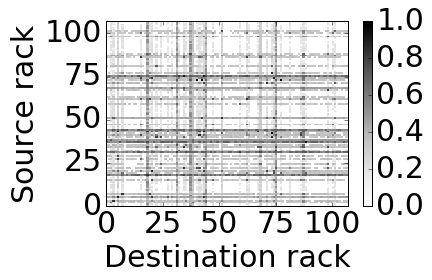
#> input picture microsoft/cluster-1.png, 432 x 280 px
$ jupyter execute cluster-1.ipynb
#> lines starting #> are read from the running program, lines starting #| are printed output that depends on the picture
[cell 1]
from PIL import Image
import numpy as np
import matplotlib.pyplot as plt

## Cluster 1: 107 racks

[cell 2]
exponent = 3
size_unit = 10

[cell 3]
im = Image.open('cluster-1.png').convert('L')  # RGB to gray scale
im

[cell 4]
im.mode, im.size
#> Out = ('L', (432, 280))

[cell 5]
left   = 107
top    = 22
right  = 348
bottom = 206
im = im.crop((left, top, right, bottom))
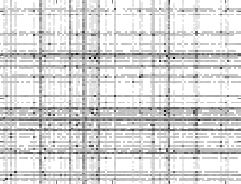
#> im: PIL image 241x184 L; min 0, max 255, mean 216.5
im

[cell 6]
im = im.resize((107, 107))   # there are approximately 107 nodes
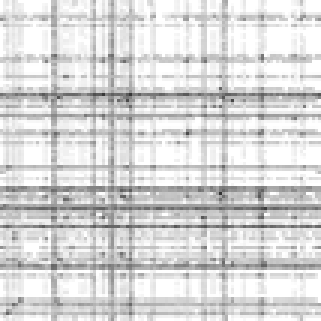
#> im: PIL image 107x107 L (shown 3 times larger); min 50, max 255, mean 216.2
im

[cell 7]
im_array = np.array(im.getdata()).reshape((107, 107))
im_array[20][::10]
#> Out = [202, 226, 205, 182, 144, 232, 207, 220, 201, 225, 197]

[cell 8]
im_array = (255-im_array)/255    # scale to [0, 1]
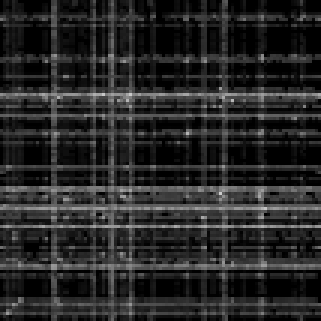
#> im_array: shape (107, 107) float64 (shown 3 times larger); min 0, max 0.804, mean 0.152
im_array = im_array*exponent     # scale to [0, max_packet]
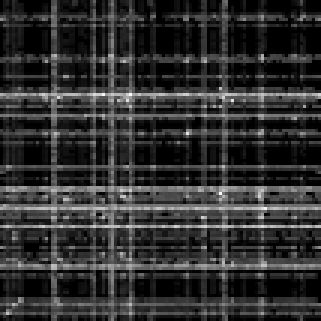
#> im_array: shape (107, 107) float64 (shown 3 times larger); min 0, max 2.41, mean 0.457; drawn with min black and max white
im_array[20][::10]
#> Out = [0.624, 0.341, 0.588, 0.859, 1.31, 0.271, 0.565, 0.412, 0.635, 0.353, 0.682]

[cell 9]
im_array = np.power(10., im_array)  # scale to [0, 1e8]
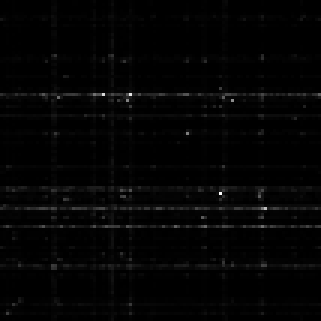
#> im_array: shape (107, 107) float64 (shown 3 times larger); min 1, max 258.1, mean 5.4; drawn with min black and max white
im_array[20][::10]
#> Out = [4.2, 2.19, 3.87, 7.22, 20.22, 1.86, 3.67, 2.58, 4.32, 2.25, 4.81]

[cell 10]
im_array = np.where(im_array<=1, 0, im_array)  # the 1 should be 0 traffic
im_array *= size_unit
im_array[20][::10]
#> Out = [42.03, 21.94, 38.75, 72.25, 202.2, 18.65, 36.7, 25.81, 43.18, 22.54, 48.12]

[cell 11]
np.savetxt('cluster-1.txt', im_array, delimiter=',')

[cell 12]
test = np.loadtxt('cluster-1.txt', delimiter=',')
test

[cell 13]
size = test.shape[0]
test = test.reshape(size*size)
plt.figure(figsize=(16, 9))
plt.hist(test, bins=250)
plt.show()
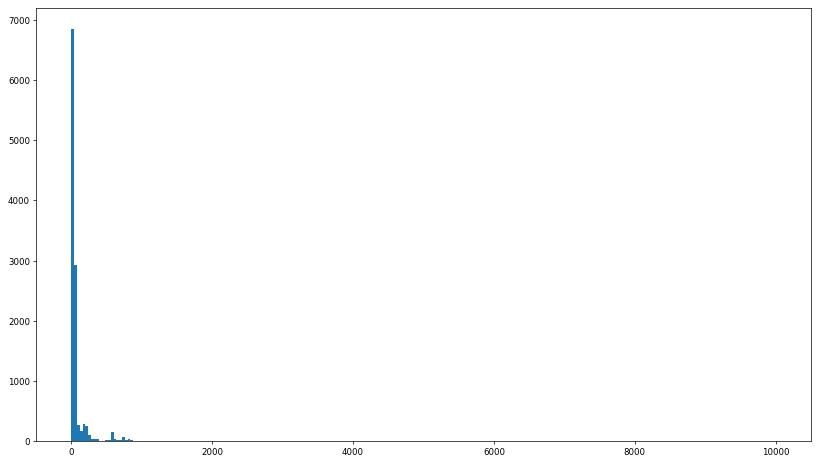
#> figure drawn by matplotlib, 1 panel; tallest bar 6855 high, from x = 0 to 40
min(test),max(test)
